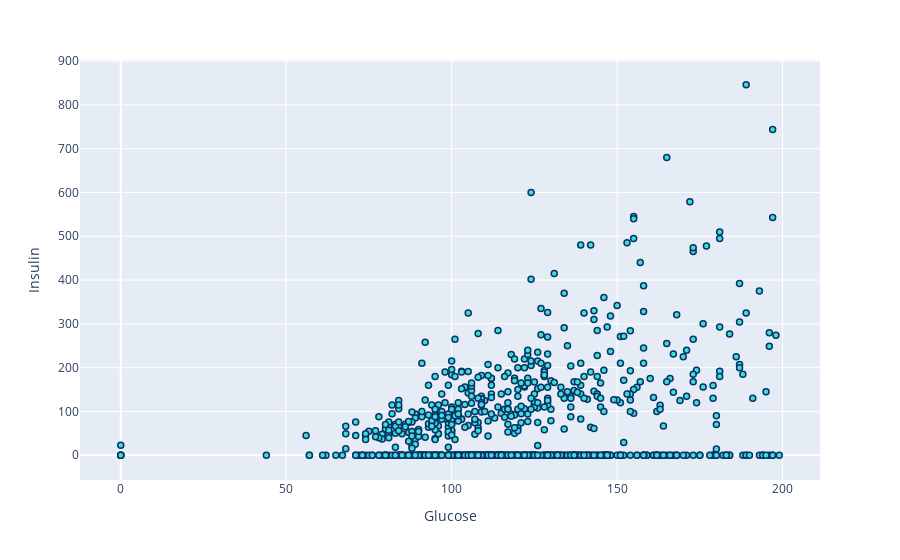

The notebook cell this image was saved under:
### Code cell
fig.update_traces(marker_color="turquoise",marker_line_color='rgb(8,48,107)',                  
                  marker_line_width=1.5)

### Figure 1 — Plotly figure (JSON) as saved in the notebook; plotly's stock layout.template omitted (floating-point values rounded to 4 significant figures; data arrays with more than 128 entries replaced by an {"elided": "..."} marker saying what was removed)
{"data": [{"hovertemplate": "Glucose=%{x}<br>Insulin=%{y}<extra></extra>", "legendgroup": "", "marker": {"color": "turquoise", "line": {"color": "rgb(8,48,107)", "width": 1.5}, "symbol": "circle"}, "mode": "markers", "name": "", "orientation": "v", "showlegend": false, "type": "scatter", "x": {"elided": "768 int values"}, "xaxis": "x", "y": {"elided": "768 int values"}, "yaxis": "y"}], "layout": {"autosize": true, "legend": {"tracegroupgap": 0}, "margin": {"t": 60}, "xaxis": {"anchor": "y", "autorange": true, "domain": [0, 1], "range": [-12.29, 211.3], "title": {"text": "Glucose"}, "type": "linear"}, "yaxis": {"anchor": "x", "autorange": true, "domain": [0, 1], "range": [-59.98, 906.0], "title": {"text": "Insulin"}, "type": "linear"}}}
